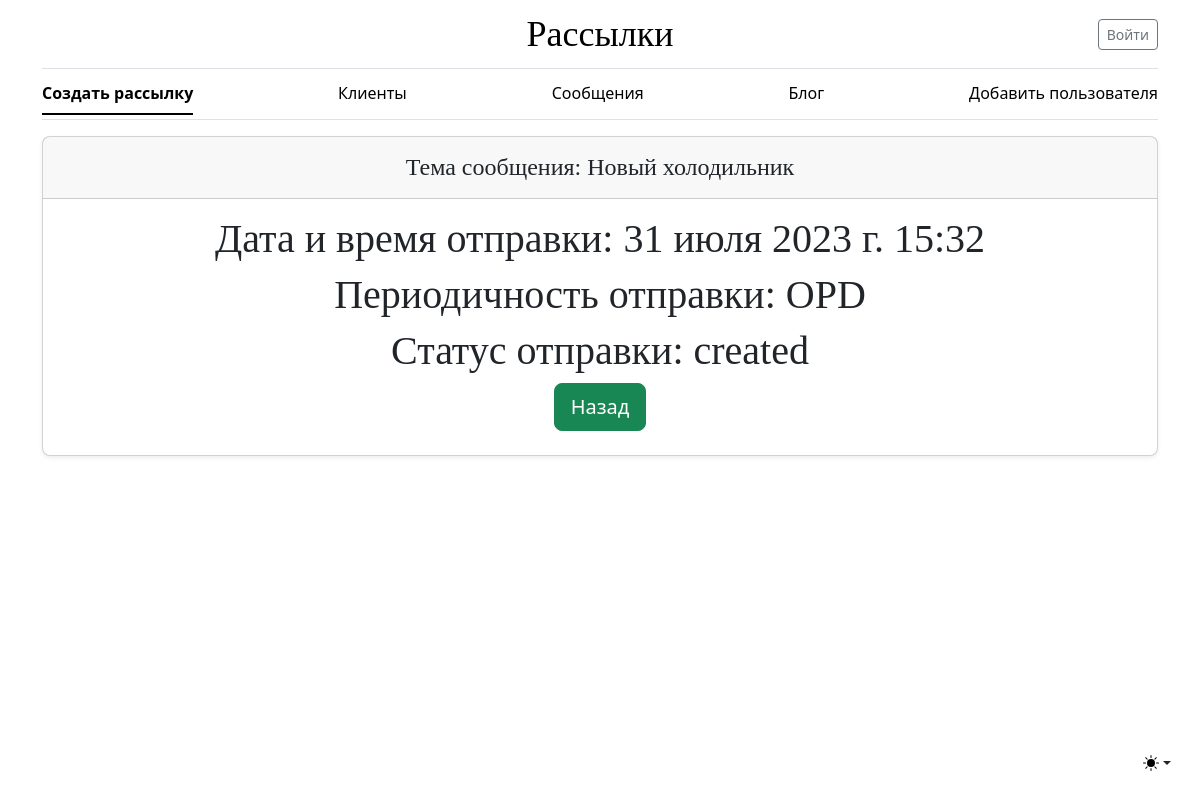
The app's page /setting/24 with its own data.
### mailing/models.py (models this page shows)
class Setting(models.Model):
    FREQUENCY = [
        (None, 'Не указано'),
        ('OPD', 'Раз в день'),
        ('OPW', 'Раз в неделю'),
        ('OPM', 'Раз в месяц')
    ]
    STATUS = [
        (None, 'Не указано'),
        ('created', 'Создана'),
        ('active', 'Запущена'),
        ('closed', 'Завершена')
    ]
    client = models.ManyToManyField('Client', verbose_name="Клиент")
    message = models.ForeignKey('Message', on_delete=models.CASCADE, verbose_name='Сообщение')
    mailing_time = models.DateTimeField(default=timezone.now, verbose_name='Время отправки')
    frequency_mailing = models.CharField(max_length=3, choices=FREQUENCY,
                                         verbose_name='Переодичность отправки')
    mailing_status = models.CharField(max_length=7, choices=STATUS,
                                      verbose_name='Статус отправки')
    class Meta:
        verbose_name = 'Настройки публикации'
        verbose_name_plural = 'Настройки публикаций'

class Message(models.Model):
    subject_message = models.CharField(max_length=255, **NULLABLE,
                                       verbose_name='Тема сообщения')
    message = models.TextField(**NULLABLE, verbose_name='Сообщение')
    def __str__(self):
        return f'{self.subject_message}'
    class Meta:
        verbose_name = 'Сообщение'
        verbose_name_plural = 'Сообщения'

### mailing/views.py (the view)
# urls.py: path('setting/<int:pk>', SettingDetailView.as_view(), name='setting_detail'),
class SettingDetailView(DetailView):
    model = Setting
    template_name = 'mailing/setting_detail.html'

### mailing/templates/mailing/setting_detail.html (shortened to what this page needs)
{% extends 'mailing/base.html' %}
{% block content %}
<div class="container">
  <div class="row justify-content-md-center">
    <div class="col-12 text-center ">
        <div class="card mb-8 rounded-3 shadow-sm">
          <div class="card-header py-3 text-center">
            <h4 class="my-0 fw-normal"> Тема сообщения: {{ object.message }}</h4>
          </div>
          <div class="card-body text-center">
            <h1 class="card-title pricing-card-title">Дата и время отправки: {{object.mailing_time}}</h1>
            <h1 class="card-title pricing-card-title">Периодичность отправки: {{object.frequency_mailing}}</h1>
            <h1 class="card-title pricing-card-title">Статус отправки: {{object.mailing_status}}</h1>
              <a class="btn btn-success btn-lg" href="{% url 'mailing:setting_list' %}" role="button">Назад</a>
          </div>
        </div>
    </div>
  </div>
</div>
{% endblock %}

### static/css/blog.css (style rules this page uses)
h1, h2, h3, h4, h5, h6 { font-family: "Playfair Display", Georgia, "Times New Roman", serif; }

### records on screen
Setting: message "Новый холодильник", mailing_time "31 июля 2023 г. 15:32", frequency_mailing "OPD", mailing_status "created"
